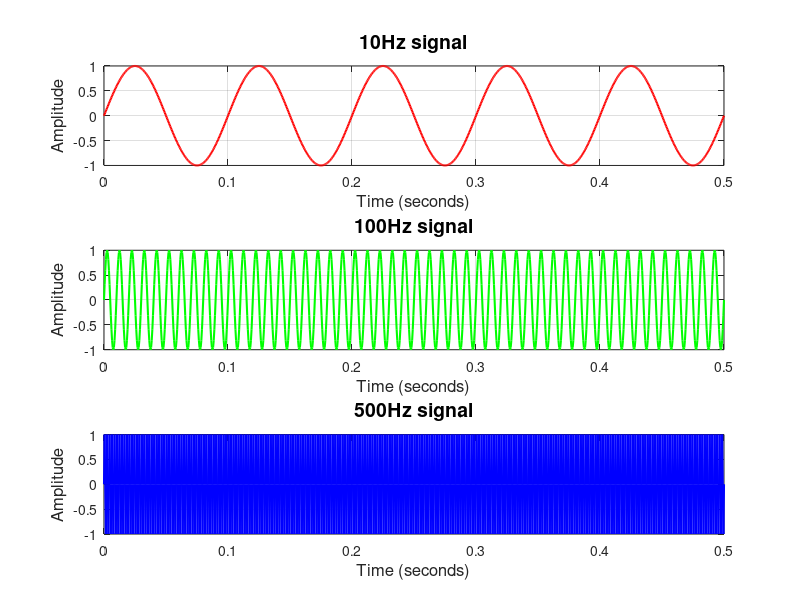

This chart was generated by the following MATLAB code: (Note: this script raises an error after producing the figure.)
%=========================================================================%
% The formula for a sine wave is :
% 
% y = A sin (ωt + φ)
% 
% Where:
% y is the instantaneous value of the wave
% A is the amplitude of the wave
% ω is the angular frequency of the wave, which is equal to 2π times
%   the frequency f of the wave, i.e., ω = 2πf
% t is the time
% φ is the phase angle of the wave, which represents the offset of the wave 
%   from a reference position at t = 0.
%=========================================================================%
%============================= HouseKeeping ==============================%
clc;        % clear command window
close all;  % close all figures
clear;      % clear variables in the workspace
workspace;  % make sure workspace is open
%=========================================================================%
%============================= Format Setting ============================%
% format long g ensures precise numerical results, format compact reduces
%        blank lines between the outputs for a cleaner display.
format long g   % Display numbers with up to 15 significant digits,
                % in fixed-point or scientific notation.
format compact  % Reduce vertical spacing in the command window output
                % for a more compact display.
% set the font size
fontsize = 2;
%=========================================================================%

%========================== Generating-signal ============================%
% 0: The starting value of the sequence.
% 1/2000: The step size (increment) between consecutive values in the 
% sequence. i.e : t = [0, 0.0005, 0.001, 0.0015, ..., 0.4995, 0.5]
% 0.5 End The sequence stops at or just before 0.5.
% Generate a time vector from 0 to 0.5 with a step size of 1/2000.
% Total number of elements = (End - Start) / Step size + 1
                         % = (0.5 - 0) / (1/2000) + 1 = 1001 elements.
% 1/2000 sample: 2000 times sample in 1 second (2KHz sampling rates)
t = 0 : 1/2000 : 0.5;
%=========================================================================%

%========================== Define the wave parameters ===================%
%================================== Signal-1 =============================%
f1 = 10; % 10hz
T1 = 1/f1; % period of the signal 1/freq1
amp1 = 1; % define the amplitude of the signal

%================================== Signal-2 =============================%
f2 = 100; % 100hz
T2 = 1/f2; % period of the signal 1/freq2
amp2 = 1; % define the amplitude of the signal

%================================== Signal-3 =============================%
f3 = 500; % 100hz
T3 = 1/f3; % period of the signal 1/freq3
amp3 = 1; % define the amplitude of the signal
%=========================================================================%

%========================== Create the signals ===========================%
%Create signal 1 
signal1 = amp1 * sin(2*pi*t/T1);
%Create signal 2 
signal2 = amp3 * sin(2*pi*t/T2);
%Create signal 3
signal3 = amp2 * sin(2*pi*t/T3);
%=========================================================================%

%========================== Plot the signal ==============================%

%========================== NOOP PLOT ====================================%
%PLOT Signals%
% plot(t,signal1)
% plot(t,signal2)
% plot(t,signal3)
%=========================================================================%

%=========================== PRO PLOT ====================================%
figure; % Create a new figure window

% First subplot: Signal 1
subplot(3, 1, 1); % Divide the figure into a 3x1 grid, use the 1st section
plot(t, signal1, 'r-', 'LineWidth', 1.5); % Plot signal1 in red
grid on; % Add grid
title('10Hz signal', 'FontSize', 14); % Title for the first plot
xlabel('Time (seconds)', 'FontSize', 12);
ylabel('Amplitude', 'FontSize', 12);

% Second subplot: Signal 2
subplot(3, 1, 2); % Use the 2nd section of the grid
plot(t, signal2, 'g-', 'LineWidth', 1.5); % Plot signal2 in green
grid on; % Add grid
title('100Hz signal', 'FontSize', 14); % Title for the second plot
xlabel('Time (seconds)', 'FontSize', 12);
ylabel('Amplitude', 'FontSize', 12);

% Third subplot: Signal 3
subplot(3, 1, 3); % Use the 3rd section of the grid
plot(t, signal3, 'b-', 'LineWidth', 1.5); % Plot signal3 in blue
grid on; % Add grid
title('500Hz signal', 'FontSize', 14); % Title for the third plot
xlabel('Time (seconds)', 'FontSize', 12);
ylabel('Amplitude', 'FontSize', 12);

% Adjust layout for better spacing
sgtitle('Signals', 'FontSize', 16); % Overall title for the figure
%=========================================================================%
